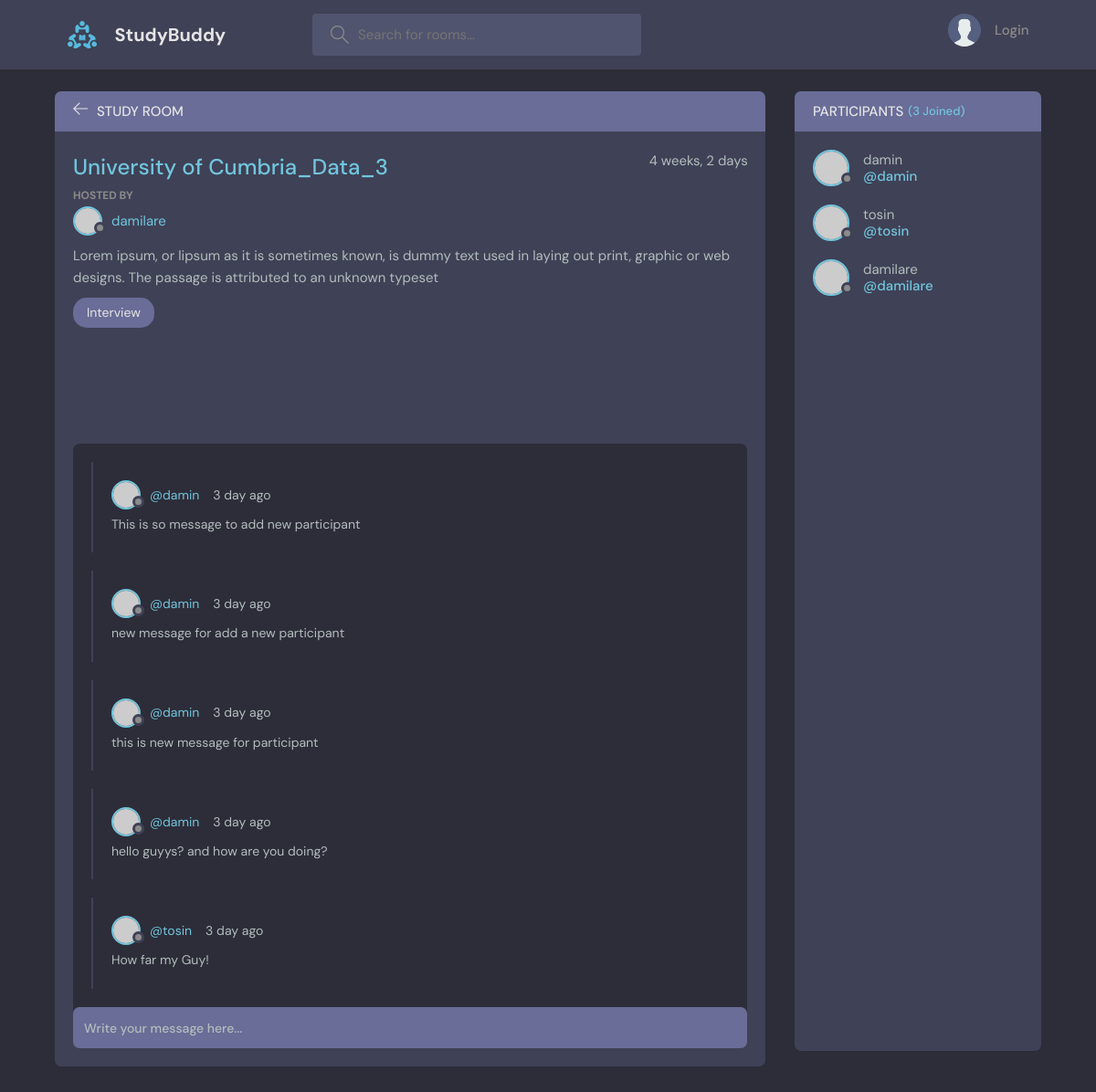
Before: /details/1 with the older database file.
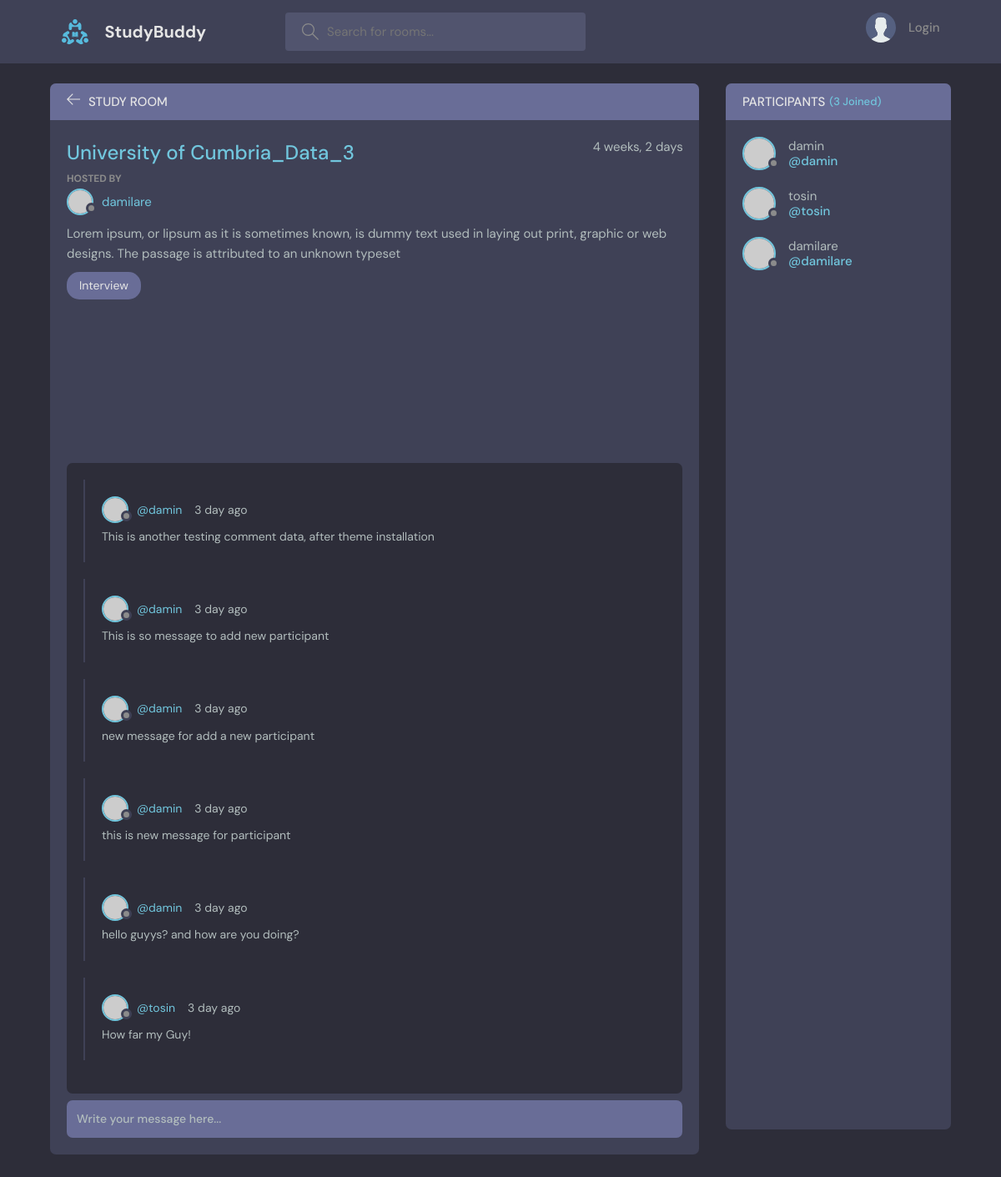
After: the same page with the newer database file.
### base/models.py (models this page shows, shortened)
class Message(models.Model):
    user = models.ForeignKey(User, on_delete=models.CASCADE)
    room = models.ForeignKey(Room, on_delete=models.CASCADE)
    body = models.TextField()
    updated = models.DateTimeField(auto_now=True)
    created = models.DateTimeField(auto_now_add=True)
    class Meta:
        ordering = ['-updated', '-created']

### base/views.py (the view, shortened to what this page needs)
# urls.py: path("details/<int:pk>", views.details, name="room_details"),  # Room page with primary key
def details(request, pk):
        room = Room.objects.get(id=pk)
        room_messages = room.message_set.all()
        participants = room.participants.all()
        print(participants)
        context = {'room': room, 'room_messages': room_messages, 'participants': participants}
        return render(request,"base/details.html", context)

### base/models.py (called while the page is built)
    def __str__(self):
        return self.name

### base/templates/base/details.html (shortened to what this page needs)
{% extends "layout.html" %} {% block content %}
<main class="profile-page layout layout--2">
  <div class="container">
    <div class="room">
      <div class="room__top">
        <div class="room__topLeft">
          <a href="{% url 'room' %}">
            <svg
              version="1.1"
              xmlns="http://www.w3.org/2000/svg"
              width="32"
              height="32"
              viewBox="0 0 32 32"
            >
              <title>arrow-left</title>
              <path
                d="M13.723 2.286l-13.723 13.714 13.719 13.714 1.616-1.611-10.96-10.96h27.625v-2.286h-27.625l10.965-10.965-1.616-1.607z"
              ></path>
            </svg>
          </a>
          <h3>Study Room</h3>
        </div>
      </div>
      <div class="room__box scroll">
        <div class="room__header scroll">
          <div class="room__info">
            <h3>{{ room.name}}</h3>
            <span>{{room.created|timesince}}</span>
          </div>
          <div class="room__hosted">
            <p>Hosted By</p>
            <a href="#" class="room__author">
              <div class="avatar avatar--small">
                <img src="https://randomuser.me/api/portraits/men/37.jpg" />
              </div>
              <span>{{room.host.username}}</span>
            </a>
          </div>
          <div class="room__details">{{room.description}}</div>
          <span class="room__topics">{{room.topic}}</span>
        </div>
        <div class="room__conversation">
          <div class="threads scroll">
            {% for message in room_messages %}
            <div class="thread">
              <div class="thread__top">
                <div class="thread__author">
                  <a
                    href="{% url 'user_profile' message.user.id %}"
                    class="thread__authorInfo"
                  >
                    <div class="avatar avatar--small">
                      <img
                        src="https://randomuser.me/api/portraits/men/37.jpg"
                      />
                    </div>
                    <span>@{{message.user}}</span>
                  </a>
                  <span class="thread__date">3 day ago</span>
                </div>
              </div>
              <div class="thread__details">{{message.body}}</div>
            </div>
            {% endfor %}
          </div>
        </div>
      </div>
      <div class="room__message">
        <form method="POST" action="{% url 'room_details' room.id %}">
          <input name="body" placeholder="Write your message here..." />
        </form>
      </div>
    </div>
    <div class="participants">
      <h3 class="participants__top">
        Participants <span>({{participants.count}} Joined)</span>
      </h3>
      <div class="participants__list scroll">
        {% for user in participants %}
        <a href="{% url 'user_profile' user.id %}" class="participant">
          <div class="avatar avatar--medium">
            <img src="https://randomuser.me/api/portraits/men/37.jpg" />
          </div>
          <p>
            {{user.username}}
            <span>@{{user.username}}</span>
          </p>
        </a>
        {% endfor %}
      </div>
    </div>
  </div>
</main>
{% endblock content %}

Changed rows visible on the page:
added Message: user "damin", body "This is another testing comment data, after theme installation"
